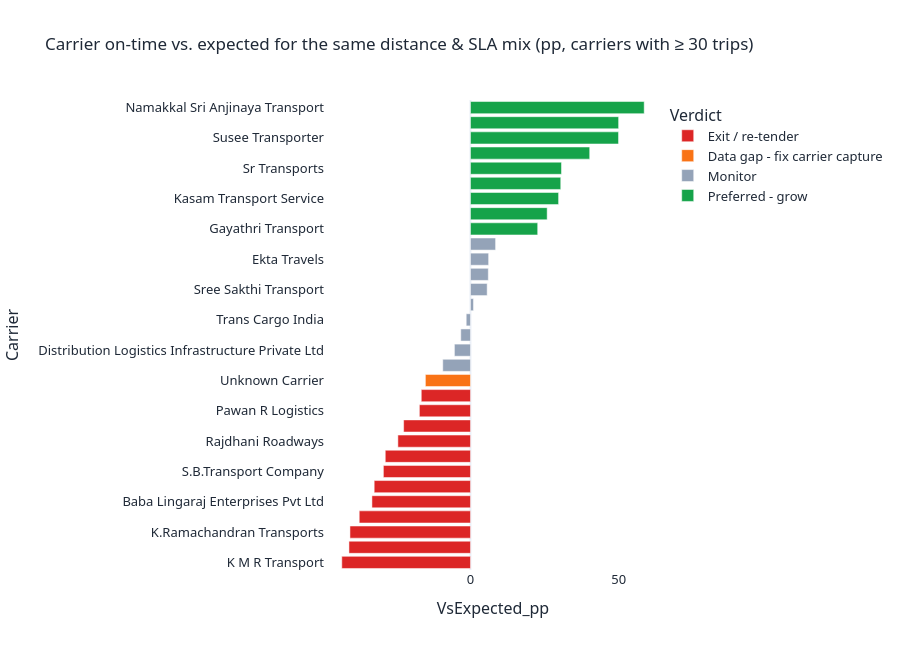

Write notebook code for a chart like this one.
### Code cell
fig = px.bar(car.reset_index(), x="VsExpected_pp", y="Carrier", orientation="h", color="Verdict",
             color_discrete_map={"Exit / re-tender": RED, "Monitor": GREY, "Preferred - grow": GREEN, "Data gap - fix carrier capture": ORANGE},
             title="Carrier on-time vs. expected for the same distance & SLA mix (pp, carriers with ≥ 30 trips)")
fig.update_layout(yaxis=dict(categoryorder="total ascending"), height=650); fig.show()

### Figure 1 — Plotly figure (JSON) as saved in the notebook; plotly's stock layout.template omitted (floating-point values rounded to 4 significant figures)
{"data": [{"hovertemplate": "Verdict=Exit / re-tender<br>VsExpected_pp=%{x}<br>Carrier=%{y}<extra></extra>", "legendgroup": "Exit / re-tender", "marker": {"color": "#DC2626", "pattern": {"shape": ""}}, "name": "Exit / re-tender", "orientation": "h", "showlegend": true, "textposition": "auto", "type": "bar", "x": [-43.43, -41.01, -40.67, -37.54, -33.26, -32.5, -29.39, -28.76, -24.5, -22.56, -17.24, -16.61], "xaxis": "x", "y": ["K M R Transport", "A P R Trailler Service", "K.Ramachandran Transports", "Shri Sai Enterprises", "Baba Lingaraj Enterprises Pvt Ltd", "Sunita Carriers Private Limited", "S.B.Transport Company", "Shri Ganesh Traders And Transporter", "Rajdhani Roadways", "As Logistics", "Pawan R Logistics", "Sengar Road Lines"], "yaxis": "y"}, {"hovertemplate": "Verdict=Data gap - fix carrier capture<br>VsExpected_pp=%{x}<br>Carrier=%{y}<extra></extra>", "legendgroup": "Data gap - fix carrier capture", "marker": {"color": "#F97316", "pattern": {"shape": ""}}, "name": "Data gap - fix carrier capture", "orientation": "h", "showlegend": true, "textposition": "auto", "type": "bar", "x": [-15.22], "xaxis": "x", "y": ["Unknown Carrier"], "yaxis": "y"}, {"hovertemplate": "Verdict=Monitor<br>VsExpected_pp=%{x}<br>Carrier=%{y}<extra></extra>", "legendgroup": "Monitor", "marker": {"color": "#94A3B8", "pattern": {"shape": ""}}, "name": "Monitor", "orientation": "h", "showlegend": true, "textposition": "auto", "type": "bar", "x": [-9.355, -5.423, -3.276, -1.437, 1.019, 5.636, 6.019, 6.126, 8.479], "xaxis": "x", "y": ["A S Transports", "Distribution Logistics Infrastructure Private Ltd", "Ekta Transport Company", "Trans Cargo India", "New Chennai Royal Transport", "Sree Sakthi Transport", "R.Sai Logistics India Pvt.Ltd", "Ekta Travels", "Krc Logistics"], "yaxis": "y"}, {"hovertemplate": "Verdict=Preferred - grow<br>VsExpected_pp=%{x}<br>Carrier=%{y}<extra></extra>", "legendgroup": "Preferred - grow", "marker": {"color": "#16A34A", "pattern": {"shape": ""}}, "name": "Preferred - grow", "orientation": "h", "showlegend": true, "textposition": "auto", "type": "bar", "x": [22.69, 25.88, 29.74, 30.47, 30.72, 40.24, 49.97, 50.0, 58.63], "xaxis": "x", "y": ["Gayathri Transport", "Vj Logistics", "Kasam Transport Service", "Sri Pachiamman Transport", "Sr Transports", "Arvinth Transport", "Susee Transporter", "Eswar Transport", "Namakkal Sri Anjinaya Transport"], "yaxis": "y"}], "layout": {"barmode": "relative", "height": 650, "legend": {"title": {"text": "Verdict"}, "tracegroupgap": 0}, "title": {"text": "Carrier on-time vs. expected for the same distance & SLA mix (pp, carriers with ≥ 30 trips)"}, "xaxis": {"anchor": "y", "domain": [0.0, 1.0], "title": {"text": "VsExpected_pp"}}, "yaxis": {"anchor": "x", "categoryorder": "total ascending", "domain": [0.0, 1.0], "title": {"text": "Carrier"}}}}
